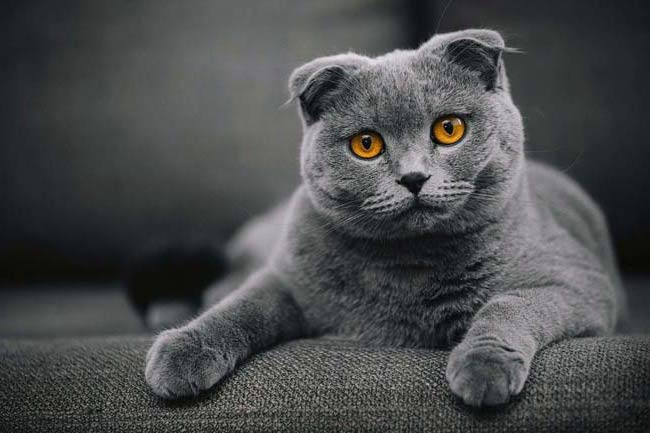
#> input picture DataiTeam-OpencvDeepLearing/NesneTespiti/Sablon Esleme/cat.jpg, 650 x 433 px
$ python SablonEsleme.py
#> lines starting #> are read from the running program, lines starting #| are printed output that depends on the picture
# -*- coding: utf-8 -*-
"""
Created on Sun Jul 18 21:32:01 2021

@author: husey
"""
import cv2
import matplotlib.pyplot as plt
import numpy as np


#template matching : sablon esleme

img = cv2.imread('cat.jpg',0)
#> img: shape (433, 650); min 0, max 232, mean 74.7
print(img.shape)
#| (433, 650)
template = cv2.imread('cat_face.jpg',0)
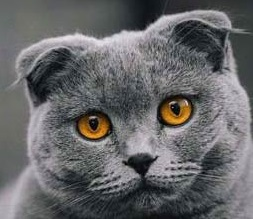
#> input picture DataiTeam-OpencvDeepLearing/NesneTespiti/Sablon Esleme/cat_face.jpg, 253 x 219 px
#> template: shape (219, 253); min 0, max 232, mean 102.7
print(template.shape)
#| (219, 253)
h,w= template.shape
#> h = 219; w = 253

methods = ['cv2.TM_CCOEFF', 'cv2.TM_CCOEFF_NORMED', 'cv2.TM_CCORR',
            'cv2.TM_CCORR_NORMED', 'cv2.TM_SQDIFF', 'cv2.TM_SQDIFF_NORMED']

for meth in methods:

    method = eval(meth)

    res = cv2.matchTemplate(img, template, method)
    print(res.shape)

    min_val,max_val,min_loc,max_loc = cv2.minMaxLoc(res)

    if method in [cv2.TM_SQDIFF,cv2.TM_SQDIFF_NORMED]:
        top_left = min_loc
    else:
        top_left = max_loc

    bottom_right = (top_left[0]+w,top_left[1]+h)

    cv2.rectangle(img, top_left, bottom_right, (0,255,0),2)

    plt.figure()
    plt.subplot(121)
    plt.imshow(res,cmap='gray')
    plt.title('Eslesen sonuc')
    plt.axis('off')


    plt.subplot(122)
    plt.imshow(img,cmap='gray')
    plt.title('Tespit edilen sonuc')
    plt.axis('off')

    plt.suptitle(meth)
#> this loop made 6 passes
#> (min_val, max_val, min_loc, max_loc) on passes 1 to 6: (-23226422, 111217472, (201, 161), (273, 19)), (-0.225, 0.95, (200, 163), (273, 19)), (305847296, 683240832, (0, 121), (273, 19)), (0.759, 0.991, (51, 214), (273, 19)), (12328960, 312288832, (273, 19), (0, 128)), (0.0179, 0.782, (273, 19), (0, 124))
#> pass 1, `res = cv2.matchTemplate(img, template, method)`:
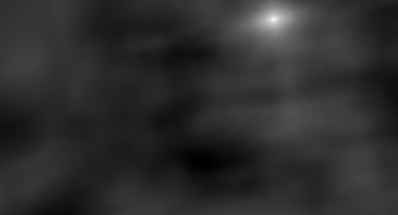
#> res: shape (215, 398) float32; min -23226422, max 111217472, mean 843652.8; drawn with min black and max white
#> pass 3, `res = cv2.matchTemplate(img, template, method)`:
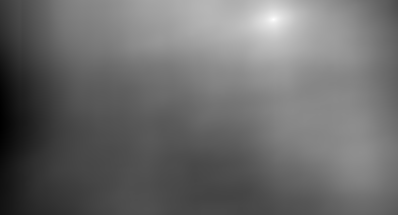
#> res: shape (215, 398) float32; min 305847296, max 683240832, mean 464756416; drawn with min black and max white
#> after the loop:
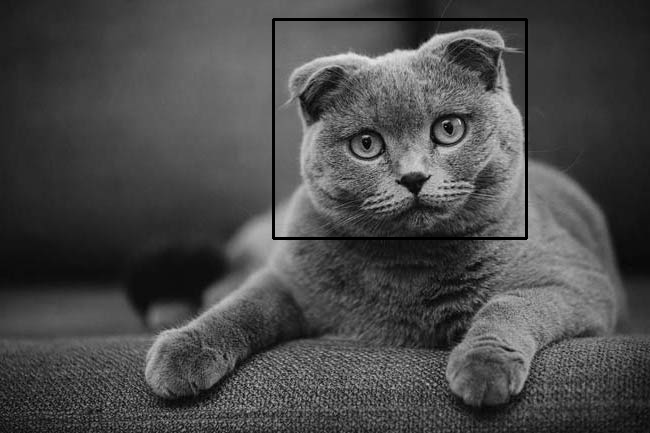
#> img: shape (433, 650); min 0, max 232, mean 73.9
#> after the loop:
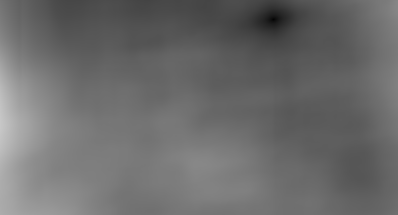
#> res: shape (215, 398) float32; min 0.0179, max 0.782, mean 0.423
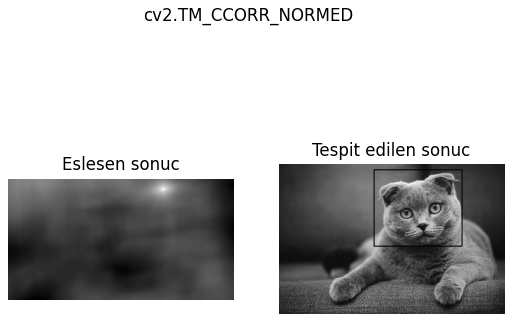
#> figure drawn by matplotlib, 2 panels
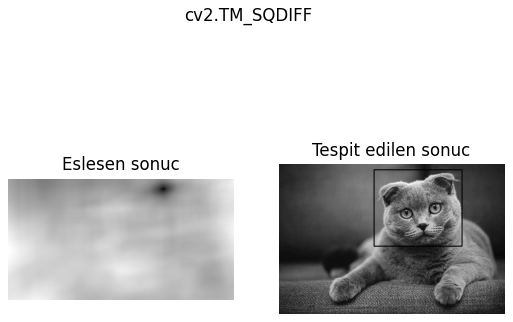
#> figure drawn by matplotlib, 2 panels
